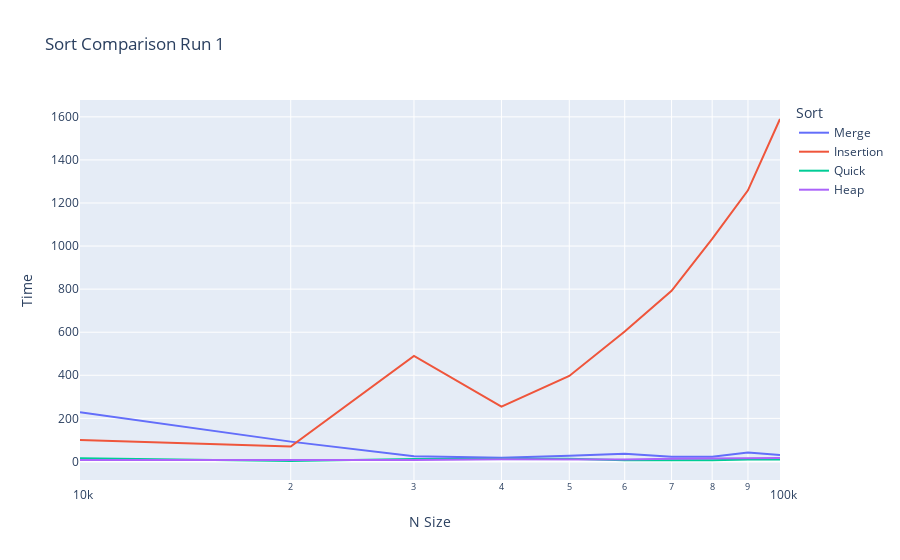

Notebook code cell kept with this figure:
### Code cell
# Create an interactive figure using the plotly express library
fig = px.line(df, x="N Size", y="Time",color = "Sort",log_x = True, title = 'Sort Comparison Run 1' )
fig.show()

### Figure 1 — Plotly figure (JSON) as saved in the notebook; plotly's stock layout.template omitted (floating-point values rounded to 4 significant figures)
{"data": [{"hovertemplate": "Sort=Merge<br>N Size=%{x}<br>Time=%{y}<extra></extra>", "legendgroup": "Merge", "line": {"color": "#636efa", "dash": "solid"}, "mode": "lines", "name": "Merge", "showlegend": true, "type": "scatter", "x": [10000, 20000, 30000, 40000, 50000, 60000, 70000, 80000, 90000, 100000], "xaxis": "x", "y": [228, 92, 24, 17, 26, 36, 22, 22, 41, 30], "yaxis": "y"}, {"hovertemplate": "Sort=Insertion<br>N Size=%{x}<br>Time=%{y}<extra></extra>", "legendgroup": "Insertion", "line": {"color": "#EF553B", "dash": "solid"}, "mode": "lines", "name": "Insertion", "showlegend": true, "type": "scatter", "x": [10000, 20000, 30000, 40000, 50000, 60000, 70000, 80000, 90000, 100000], "xaxis": "x", "y": [100, 69, 490, 254, 397, 603, 792, 1033, 1259, 1590], "yaxis": "y"}, {"hovertemplate": "Sort=Quick<br>N Size=%{x}<br>Time=%{y}<extra></extra>", "legendgroup": "Quick", "line": {"color": "#00cc96", "dash": "solid"}, "mode": "lines", "name": "Quick", "showlegend": true, "type": "scatter", "x": [10000, 20000, 30000, 40000, 50000, 60000, 70000, 80000, 90000, 100000], "xaxis": "x", "y": [15, 2, 11, 11, 13, 5, 5, 6, 9, 9], "yaxis": "y"}, {"hovertemplate": "Sort=Heap<br>N Size=%{x}<br>Time=%{y}<extra></extra>", "legendgroup": "Heap", "line": {"color": "#ab63fa", "dash": "solid"}, "mode": "lines", "name": "Heap", "showlegend": true, "type": "scatter", "x": [10000, 20000, 30000, 40000, 50000, 60000, 70000, 80000, 90000, 100000], "xaxis": "x", "y": [7, 5, 7, 10, 9, 9, 12, 13, 16, 16], "yaxis": "y"}], "layout": {"legend": {"title": {"text": "Sort"}, "tracegroupgap": 0}, "title": {"text": "Sort Comparison Run 1"}, "xaxis": {"anchor": "y", "domain": [0, 1], "title": {"text": "N Size"}, "type": "log"}, "yaxis": {"anchor": "x", "domain": [0, 1], "title": {"text": "Time"}}}}
